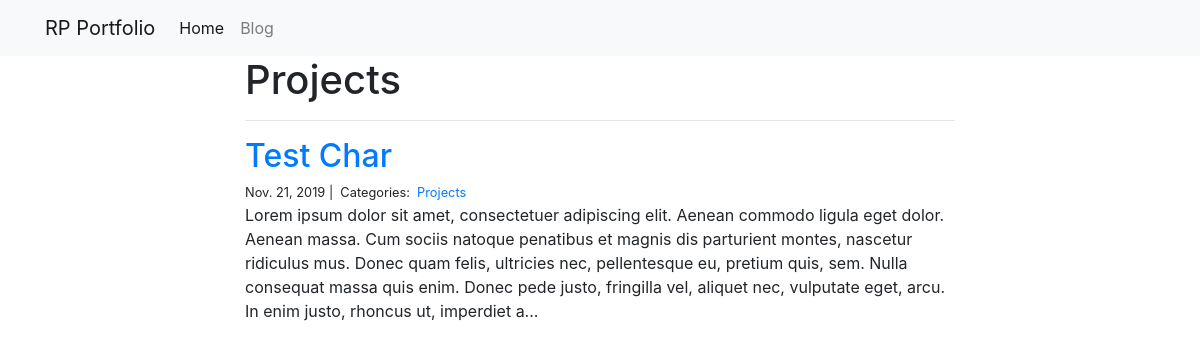
The app's page /blog/Projects/ with its own data.
### blog/models.py (models this page shows)
class Category(models.Model):
    name = models.CharField(max_length=20)

class Post(models.Model):
    title = models.CharField(max_length=255)
    body = models.TextField()
    created_on = models.DateTimeField(auto_now_add=True)
    last_modified = models.DateTimeField(auto_now=True)
    categories = models.ManyToManyField("Category", related_name="posts")

### blog/views.py (the view)
# urls.py: path("<category>/", views.blog_category, name="blog_category"),
def blog_category(request, category):
    posts = Post.objects.filter(categories__name__contains=category).order_by(
        "-created_on"
    )
    context = {"category": category, "posts": posts}
    return render(request, "blog_category.html", context)

### blog/templates/blog_category.html (shortened to what this page needs)
{% extends "base.html" %}
{% block page_content %}
<div class="col-md-8 offset-md-2">
    <h1>{{ category | title }}</h1>
    <hr>
    {% for post in posts %}
        <h2><a href="{% url 'blog_detail' post.pk%}">{{ post.title }}</a></h2>
        <small>
            {{ post.created_on.date }} |&nbsp;
            Categories:&nbsp;
            {% for category in post.categories.all %}
            <a href="{% url 'blog_category' category.name %}">
                {{ category.name }}
            </a>&nbsp;
            {% endfor %}
        </small>
        <p>{{ post.body | slice:":400" }}...</p>
    {% endfor %}
</div>
{% endblock %}

### records on screen
Category: name "Projects"
Post: title "Test Char", created_on "Nov. 21, 2019", body "Lorem ipsum dolor sit amet, consectetuer adipiscing elit. Aenean commodo ligula eget dolor. Aenean massa. Cum sociis natoque penatibus et magnis dis parturient montes, nascetur ridiculus mus. Donec quam felis, ultricies nec, pellentesque eu, pretium quis, sem. Nulla consequat massa quis enim. Donec pede justo, fringilla vel, aliquet nec, vulputate eget, arcu. In enim justo, rhoncus ut, imperdiet a"
